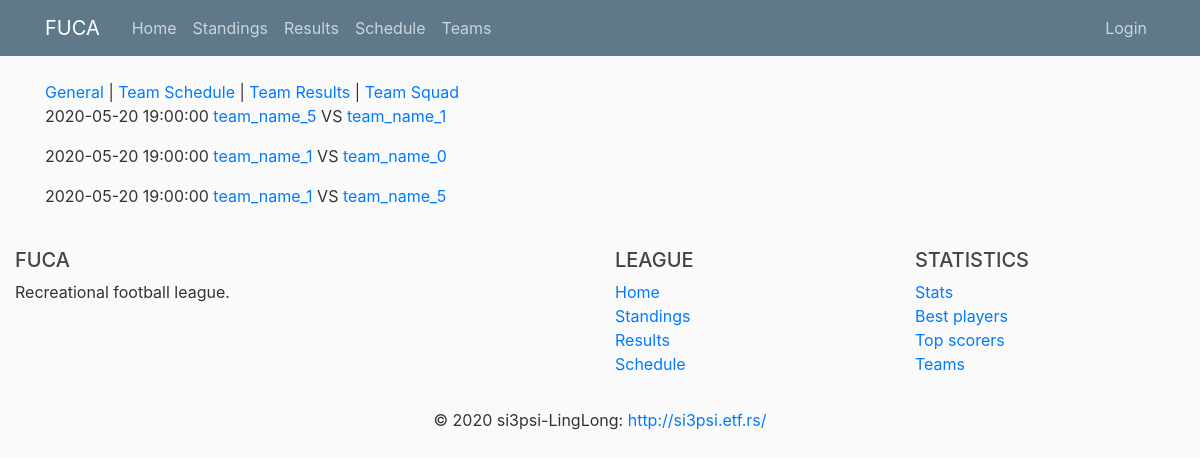
Page /teamschedule/2 on the earlier database version.
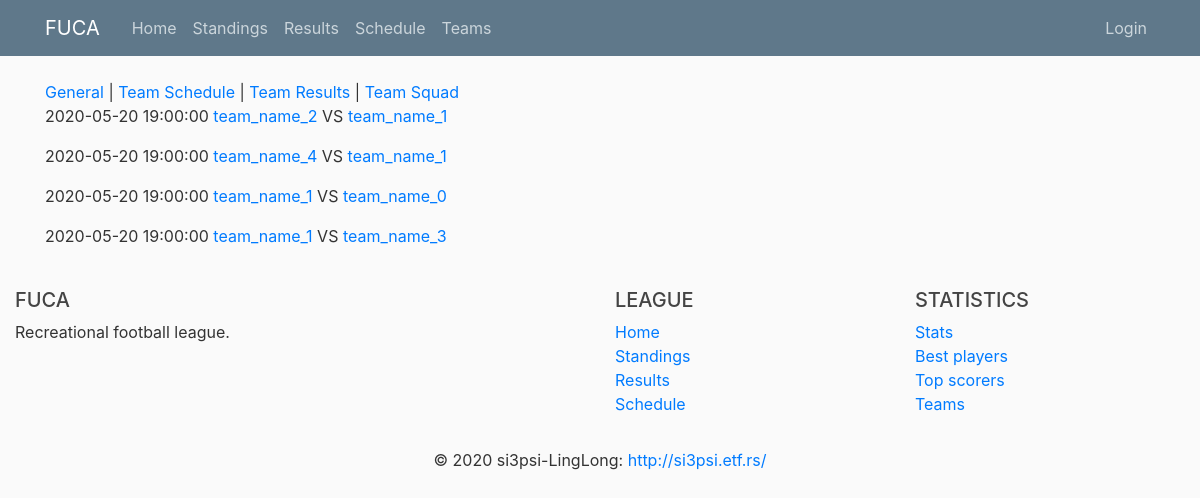
Same page on the later database version.
### fuca/models.py (models this page shows, shortened)
class Match(db.Model):
    __tablename__ = 'match'
    id                      = db.Column(db.Integer, primary_key=True)
    date_time               = db.Column(db.DateTime, nullable=False)
    host_team_goals         = db.Column(db.Integer, default=0)
    host_team_yellow        = db.Column(db.Integer, default=0)
    host_team_red           = db.Column(db.Integer, default=0)
    host_team_shots         = db.Column(db.Integer, default=0)
    guest_team_goals        = db.Column(db.Integer, default=0)
    guest_team_yellow       = db.Column(db.Integer, default=0)
    guest_team_red          = db.Column(db.Integer, default=0)
    guest_team_shots        = db.Column(db.Integer, default=0)
    host_team_id     = db.Column(db.Integer, db.ForeignKey('team.id'), nullable=False)
    guest_team_id    = db.Column(db.Integer, db.ForeignKey('team.id'), nullable=False)
    best_player_id   = db.Column(db.Integer, db.ForeignKey('player.id'))
    statistics  = db.relationship('Statistics', backref='match', lazy=True)
    def jinja_dict(self):
        return {'date'          : self.date_time,
                'team1_name'    : self.host_team.name,
                'team1_goals'   : self.host_team_goals,
                'team1_id'      : self.host_team_id,
                'team2_name'    : self.guest_team.name,
                'team2_goals'   : self.guest_team_goals,
                'team2_id'      : self.guest_team_id,
                'id'            : self.id}

class Team(db.Model):
    __tablename__ = 'team'
    id          = db.Column(db.Integer,     primary_key=True)
    name        = db.Column(db.String(100), nullable=False, unique=True)
    matches     = db.Column(db.Integer,     nullable=False, default=0)
    wins        = db.Column(db.Integer,     nullable=False, default=0)
    losses      = db.Column(db.Integer,     nullable=False, default=0)
    draws       = db.Column(db.Integer,     nullable=False, default=0)
    goal_diff   = db.Column(db.Integer,     nullable=False, default=0)
    logo_image  = db.Column(db.String(20),  nullable=False, default='default.jpg')
    captain_id  = db.Column(db.Integer, db.ForeignKey('player.id'))
    host_matches    = db.relationship('Match',  backref='host_team',    lazy=True,  foreign_keys=Match.host_team_id)
    guest_matches   = db.relationship('Match',  backref='guest_team',   lazy=True,  foreign_keys=Match.guest_team_id)
    players         = db.relationship('Player', backref='team',         lazy=True,  foreign_keys=Player.team_id)

### fuca/routes/team_routes.py (the view)
@app.route("/teamschedule/<int:id>")
def teamschedule(id):
    schedule_db = Match.query.filter(Match.date_time >= datetime.now()).filter(Match.guest_team_id == id).all() +\
        Match.query.filter(Match.date_time >= datetime.now()).filter(Match.host_team_id == id).all()
    schedule_list = [schedule.jinja_dict() for schedule in schedule_db]
    return render_template('team/team-schedule.html', schedule=schedule_list, id=id, title='Team Schedule')

### fuca/templates/team/team-schedule.html
{% extends 'team/team-layout.html' %}
{% block team_content %}
    {% for match in schedule %}
        <p>{{ match.date }}
            <a href="{{ url_for('team', id=match.team1_id)}}">
                {{ match.team1_name }}
            </a>
            VS
            <a href="{{ url_for('team', id=match.team2_id)}}">
            {{ match.team2_name }}
            </a>
        </p>
    {% endfor %}
{% endblock team_content %}

Differences in the rows shown:
no longer on this page (row unchanged): Team: team1_name "team_name_5", team2_name "team_name_5"
added Team: team1_name "team_name_2"
now on this page (row unchanged): Team: team1_name "team_name_4"
now on this page (row edited): Match: date "2020-05-20 19:00:00"
now on this page (row unchanged): Team: team2_name "team_name_3"
Other differences:
new list line: "VS"
new list line: "team_name_1"
list line gone: "VS"
list line gone: "team_name_1"
